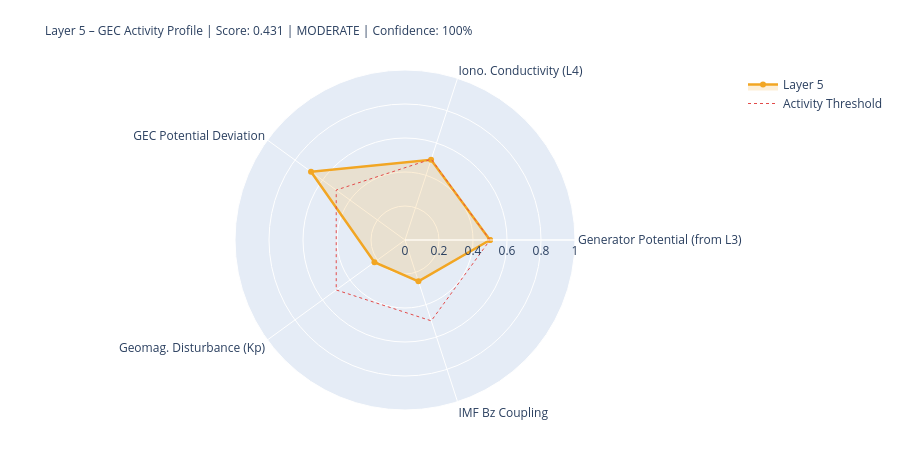

The code cell stored with this chart in its notebook:
### Markdown cell above
---
## 5. State Assessment & Handoff to Layer 6

### Code cell
# ============================================================
# LAYER-5-SCORE
# ============================================================

# Components
# 1) Generator activity (Layer-3-driven)
gen_score = norm(generator_strength, 0.3, 2.0)
gen_src   = 'from_layer3' if l3_thunder_score is not None else 'estimated'

# 2) Ionospheric conductivity (Layer-4-driven)
iono_score = norm(iono_cond_factor, 0.7, 1.4)
iono_src   = 'from_layer4' if l4_ioniz is not None else 'estimated'

# 3) GEC potential deviation from reference
pot_score = norm(abs(delta_V_pct), 0, 30)  # 0 = at reference, 1 = 30% deviation
pot_src   = 'derived'

# 4) Geomagnetic disturbance (Kp) – modulates vertical currents
kp_score = norm(kp_val, 0, 9)
kp_src   = 'primary' if kp_now is not None else 'from_layer4'

# 5) IMF Bz coupling (southward = stronger M-I coupling → GEC influence)
bz_score = norm(-(bz_now or 0), -5, 30) if bz_now is not None else None
bz_src   = 'primary' if bz_now is not None else 'missing'

COMPONENTS = {
    'Generator Potential (from L3)':  {'score': gen_score,   'source': 'derived_from_layer3', 'dynamic': True},
    'Iono. Conductivity (L4)':      {'score': iono_score,  'source': iono_src, 'dynamic': True},
    'GEC Potential Deviation':      {'score': pot_score,   'source': pot_src,  'dynamic': True},
    'Geomag. Disturbance (Kp)':         {'score': kp_score,    'source': kp_src,   'dynamic': True},
    'IMF Bz Coupling':               {'score': bz_score,    'source': bz_src,   'dynamic': True},
}

available   = {k: v['score'] for k, v in COMPONENTS.items() if v['score'] is not None}
unavailable = [k for k, v in COMPONENTS.items() if v['score'] is None]
layer5_score = round(sum(available.values()) / len(available), 4) if available else None
confidence   = round(len(available) / len(COMPONENTS), 2)
level = ('unknown' if layer5_score is None
         else 'quiet'   if layer5_score < 0.3
         else 'moderate' if layer5_score < 0.6
         else 'active')
dominant_l5 = max(available, key=available.get) if available else 'none'

# Kp consistency: separate 1-min raw value from score value
kp_1m_raw   = kp_now          # directly from API (can be 0.0 during live measurement)
kp_for_score = kp_val          # from Layer-0 context or estimated value if needed
kp_score_src = kp_src

W = 68
print('=' * W)
print('LAYER 5 – GLOBAL ELECTRIC CIRCUIT – STATE ASSESSMENT')
print('=' * W)
for name, comp in COMPONENTS.items():
    s = comp['score']
    if s is not None:
        bar = '█' * int(s*20) + '░' * (20-int(s*20))
        print(f'  {name:<34} {bar}  {s:.3f}  [{comp["source"]}]')
    else:
        print(f'  {name:<34} {"─"*20}  n/a   [missing]')
print('-' * W)
print(f'  Score:         {layer5_score:.3f}  ({len(available)}/{len(COMPONENTS)} components)')
print(f'  Confidence:    {confidence:.0%}')
print(f'  Level:         {level.upper()}')
print(f'  Dominant:      {dominant_l5}')
print(f'  V_iono:        {V_iono_mod:.1f} kV  (Δ {delta_V_pct:+.1f}% vs. Ref)')
print(f'  I_total:       {I_total_mod:.1f} A   (Δ {delta_I_pct:+.1f}% vs. Ref)')
print('=' * W)

# Radar
cats   = list(available.keys())
vals_r = list(available.values())
if len(cats) >= 3:
    fig = go.Figure()
    fig.add_trace(go.Scatterpolar(
        r=vals_r + [vals_r[0]], theta=cats + [cats[0]],
        fill='toself', fillcolor='rgba(242,166,35,0.18)',
        line=dict(color='#F2A623', width=2.5), name='Layer 5'
    ))
    fig.add_trace(go.Scatterpolar(
        r=[0.5]*(len(cats)+1), theta=cats+[cats[0]],
        line=dict(color='#E24B4A', dash='dot', width=1),
        mode='lines', name='Activity Threshold'
    ))
    fig.update_layout(
        title=dict(
            text=f'Layer 5 – GEC Activity Profile | Score: {layer5_score:.3f} | {level.upper()} | Confidence: {confidence:.0%}',
            font=dict(size=12)
        ),
        polar=dict(radialaxis=dict(visible=True, range=[0,1])),
        height=450, showlegend=True,
        margin=dict(l=80, r=80, t=70, b=40)
    )
    fig.show()

### Figure 1 — Plotly figure (JSON) as saved in the notebook; plotly's stock layout.template omitted (floating-point values rounded to 4 significant figures)
{"data": [{"fill": "toself", "fillcolor": "rgba(242,166,35,0.18)", "line": {"color": "#F2A623", "width": 2.5}, "name": "Layer 5", "r": [0.5, 0.4963, 0.6833, 0.2222, 0.2554, 0.5], "theta": ["Generator Potential (from L3)", "Iono. Conductivity (L4)", "GEC Potential Deviation", "Geomag. Disturbance (Kp)", "IMF Bz Coupling", "Generator Potential (from L3)"], "type": "scatterpolar"}, {"line": {"color": "#E24B4A", "dash": "dot", "width": 1}, "mode": "lines", "name": "Activity Threshold", "r": [0.5, 0.5, 0.5, 0.5, 0.5, 0.5], "theta": ["Generator Potential (from L3)", "Iono. Conductivity (L4)", "GEC Potential Deviation", "Geomag. Disturbance (Kp)", "IMF Bz Coupling", "Generator Potential (from L3)"], "type": "scatterpolar"}], "layout": {"height": 450, "margin": {"b": 40, "l": 80, "r": 80, "t": 70}, "polar": {"radialaxis": {"range": [0, 1], "visible": true}}, "showlegend": true, "title": {"font": {"size": 12}, "text": "Layer 5 – GEC Activity Profile | Score: 0.431 | MODERATE | Confidence: 100%"}}}
